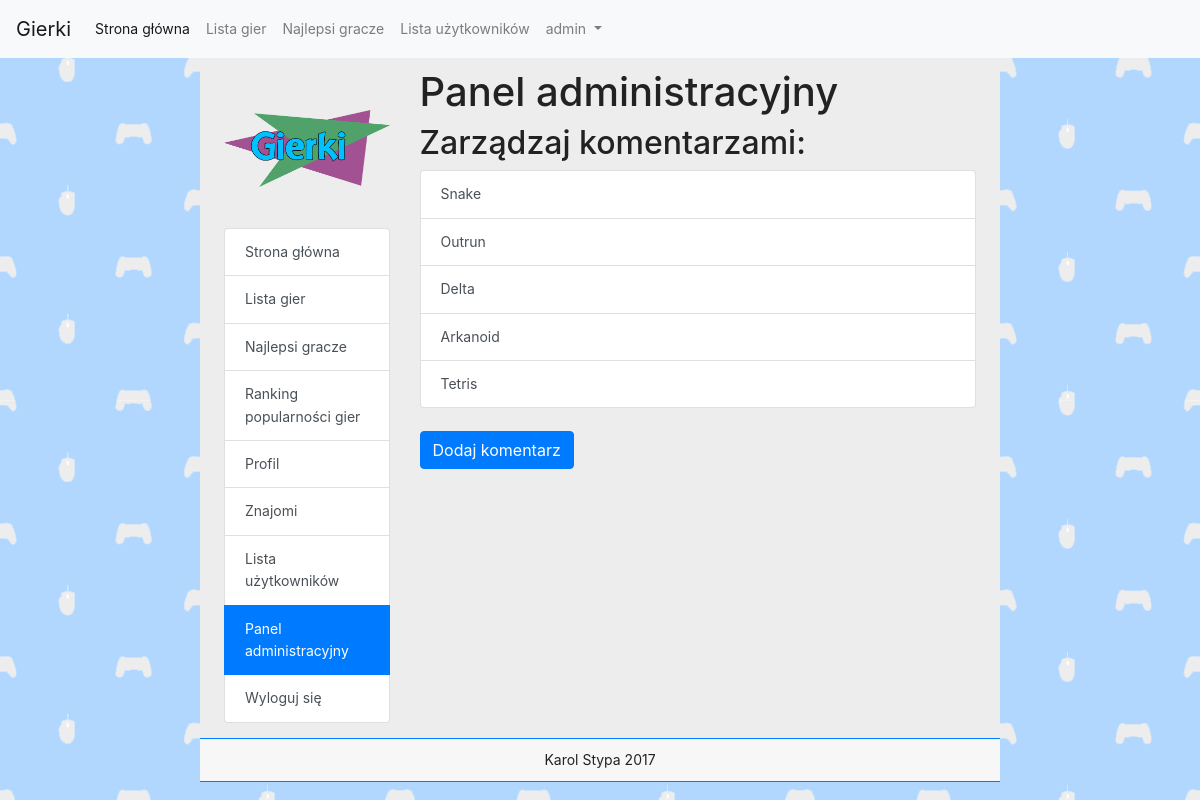
Page /admin.php?game_id=5 (signed in) on the earlier database version.
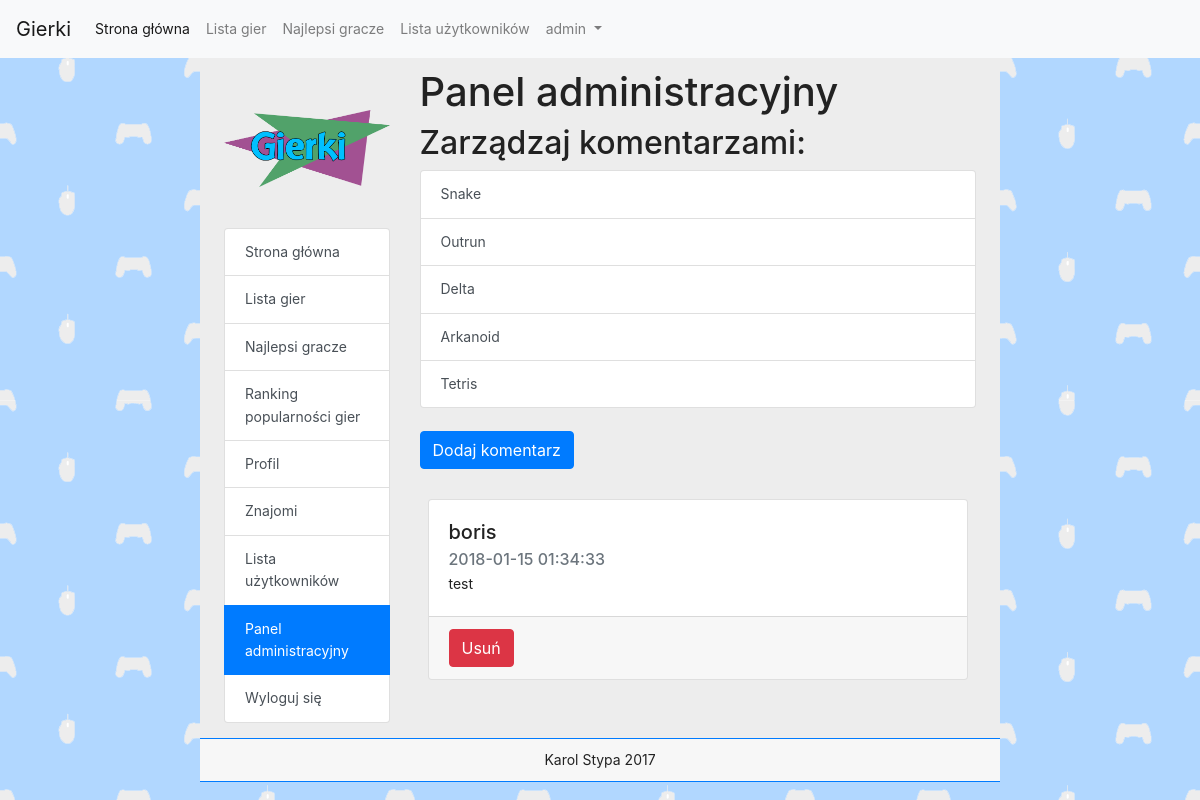
Same page on the later database version.
### tables this page shows
CREATE TABLE `comments` (
  `id` int(11) NOT NULL,
  `game_id` int(11) NOT NULL,
  `user_id` int(11) NOT NULL,
  `timestamp` timestamp NOT NULL DEFAULT CURRENT_TIMESTAMP ON UPDATE CURRENT_TIMESTAMP,
  `text` text NOT NULL
);

CREATE TABLE `users` (
  `id` int(11) NOT NULL,
  `login` varchar(255) NOT NULL,
  `password` varchar(255) NOT NULL,
  `email` varchar(255) NOT NULL,
  `group_id` int(11) NOT NULL,
  `registered` int(11) NOT NULL,
  `last_login` int(11) NOT NULL,
  `ip` varchar(15) NOT NULL,
  `style` int(11) NOT NULL
);

### admin.php (the view, shortened to what this page needs)
<!DOCTYPE html>
<html>
	<head>
		<link rel="stylesheet" href="https://maxcdn.bootstrapcdn.com/bootstrap/4.0.0-beta.2/css/bootstrap.min.css">
		<link rel="stylesheet" href="./css/style.css">
	</head>
	<body>
		<?php include "navbar.php"; ?>
		<div class="container col-md-8 px-4 main">
			<div class="row">
				<div class="col-md-3">
					<div class="logo"></div>
					<?php
					if(isset($_SESSION['loggedin'])) {
						if ($_SESSION['loggedin']) {
							echo '
							<div class="list-group">
								<a class="list-group-item list-group-item-action" href="./">Strona główna</a>
								<a class="list-group-item list-group-item-action" href="./gameslist.php">Lista gier</a>
								<a class="list-group-item list-group-item-action" href="./highscores.php">Najlepsi gracze</a>
								<a class="list-group-item list-group-item-action" href="./gameslist.php#popularity">Ranking popularności gier</a>
								<a class="list-group-item list-group-item-action" href="./profile.php?id='.$uid.'">Profil</a>
								<a class="list-group-item list-group-item-action" href="./profile.php?id='.$uid.'#friends">Znajomi</a>
								<a class="list-group-item list-group-item-action" href="./userslist.php">Lista użytkowników</a>';
							if($_SESSION['group_id'] == 1) {
								echo '<a class="list-group-item list-group-item-action active" href="./admin.php">Panel administracyjny</a>';
							}
							echo '<a class="list-group-item list-group-item-action" href="./?logout=1">Wyloguj się</a>
							</div></div>';
						}
					}
					?>
				<div class="col-md-9">
					<h1>Panel administracyjny</h1>
					<h2>Zarządzaj komentarzami:</h2>
					<div class="list-group">
						<a class="list-group-item list-group-item-action" href="profile.php?id=1">Snake</a>
						<a class="list-group-item list-group-item-action" href="profile.php?id=2">Outrun</a>
						<a class="list-group-item list-group-item-action" href="profile.php?id=3">Delta</a>
						<a class="list-group-item list-group-item-action" href="profile.php?id=4">Arkanoid</a>
						<a class="list-group-item list-group-item-action" href="profile.php?id=5">Tetris</a>
					</div><br>
					<?php
					if(isset($_SESSION['loggedin'])) {
						if($_SESSION['loggedin']) {
							if(isset($_GET['game_id'])) {
								echo '
								<button class="btn btn-primary" type="button" data-toggle="collapse" data-target="#commentForm" aria-expanded="false" aria-controls="collapseExample">
								Dodaj komentarz
								</button><br><br>
								<div class="collapse" id="commentForm">
								<form class="col-md-12" action="admin.php?game_id='.$_GET['game_id'].'" method="post">
								<div class="form-group">
								<textarea class="form-control" name="comment_text" rows="5" cols="80" placeholder="Treść komentarza"></textarea>
								</div>
								<button type="submit" class="btn btn-primary" name="send_comment">Wyślij</button>
								</form><br>
								</div>';
								$comments_query = "SELECT A.id, A.timestamp, A.text, B.login as username
								FROM comments A
								Join users B
								on B.id = A.user_id
								WHERE A.game_id = ".$_GET['game_id']."
								ORDER BY A.timestamp DESC";
								$com_result = mysql_query($comments_query);
								while($row = mysql_fetch_assoc($com_result)) {
									echo '<div class="card m-2" style="">
										  	<div class="card-body">
												<h5 class="card-title">'.$row['username'].'</h5>
												<h6 class="card-subtitle mb-1 text-muted">'.$row['timestamp'].'</h6>
											  	<p class="card-text">'.$row['text'].'</p>
										  	</div>
											<div class="card-footer">
												<form action="admin.php?game_id='.$_GET['game_id'].'" method="post">
													<button type="submit" name="comment_id" value="'.$row['id'].'" class="btn btn-danger">Usuń</button>
												</form>
											</div>
										</div>';
								}
							}
						}
					}
			?>
			</div>
		</div>
		</div>
	</body>
</html>

Differences in the rows shown:
added comments: user.login "boris", timestamp "2018-01-15 01:34:33", text "test", $row['id'] 11 (drawn)
